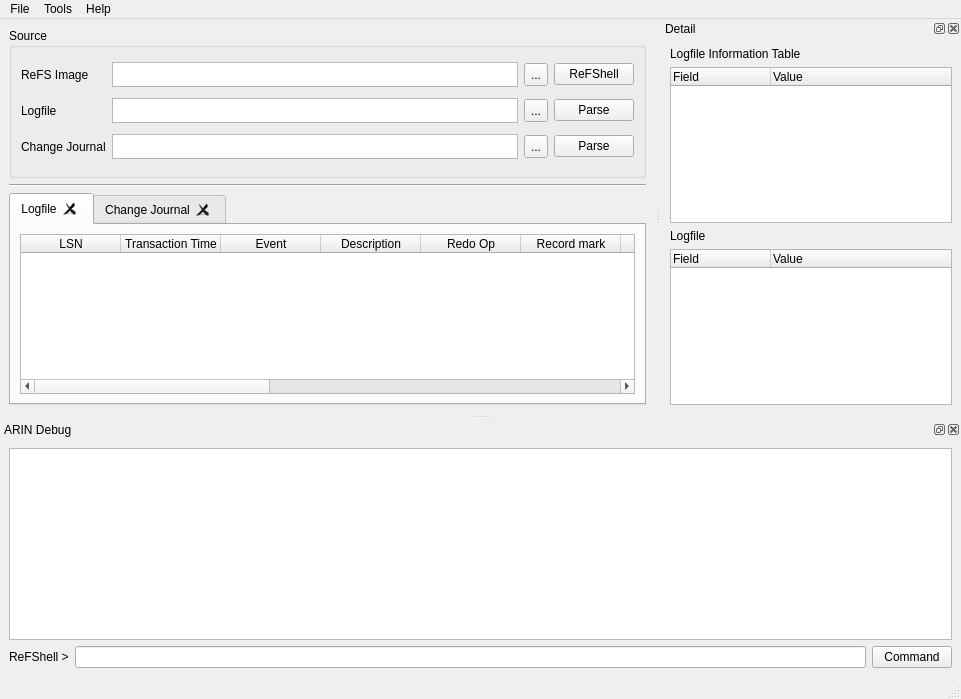
<?xml version="1.0" encoding="UTF-8"?>
<ui version="4.0">
 <author>L.Seonho</author>
 <class>MainWindow</class>
 <widget class="QMainWindow" name="MainWindow">
  <property name="geometry">
   <rect>
    <x>0</x>
    <y>0</y>
    <width>961</width>
    <height>699</height>
   </rect>
  </property>
  <property name="sizePolicy">
   <sizepolicy hsizetype="MinimumExpanding" vsizetype="MinimumExpanding">
    <horstretch>0</horstretch>
    <verstretch>0</verstretch>
   </sizepolicy>
  </property>
  <property name="minimumSize">
   <size>
    <width>900</width>
    <height>600</height>
   </size>
  </property>
  <property name="windowTitle">
   <string>ARIN</string>
  </property>
  <widget class="QWidget" name="centralwidget">
   <layout class="QHBoxLayout" name="horizontalLayout">
    <item>
     <layout class="QVBoxLayout" name="verticalLayout">
      <item>
       <widget class="QGroupBox" name="groupBox">
        <property name="sizePolicy">
         <sizepolicy hsizetype="Preferred" vsizetype="Fixed">
          <horstretch>0</horstretch>
          <verstretch>0</verstretch>
         </sizepolicy>
        </property>
        <property name="minimumSize">
         <size>
          <width>0</width>
          <height>150</height>
         </size>
        </property>
        <property name="title">
         <string>Source</string>
        </property>
        <layout class="QGridLayout" name="gridLayout">
         <item row="6" column="1">
          <widget class="QPlainTextEdit" name="pte_chgjrnl">
           <property name="maximumSize">
            <size>
             <width>16777215</width>
             <height>25</height>
            </size>
           </property>
           <property name="readOnly">
            <bool>true</bool>
           </property>
          </widget>
         </item>
         <item row="0" column="2">
          <widget class="QToolButton" name="tbt_open_image">
           <property name="minimumSize">
            <size>
             <width>0</width>
             <height>23</height>
            </size>
           </property>
           <property name="text">
            <string>...</string>
           </property>
          </widget>
         </item>
         <item row="0" column="0">
          <widget class="QLabel" name="label">
           <property name="text">
            <string>ReFS Image </string>
           </property>
          </widget>
         </item>
         <item row="6" column="0">
          <widget class="QLabel" name="label_5">
           <property name="text">
            <string>Change Journal</string>
           </property>
          </widget>
         </item>
         <item row="0" column="1">
          <widget class="QPlainTextEdit" name="pte_image_path">
           <property name="sizePolicy">
            <sizepolicy hsizetype="Expanding" vsizetype="Expanding">
             <horstretch>0</horstretch>
             <verstretch>0</verstretch>
            </sizepolicy>
           </property>
           <property name="maximumSize">
            <size>
             <width>16777215</width>
             <height>25</height>
            </size>
           </property>
           <property name="readOnly">
            <bool>true</bool>
           </property>
          </widget>
         </item>
         <item row="3" column="1">
          <widget class="QPlainTextEdit" name="pte_logfile">
           <property name="maximumSize">
            <size>
             <width>16777215</width>
             <height>25</height>
            </size>
           </property>
           <property name="readOnly">
            <bool>true</bool>
           </property>
          </widget>
         </item>
         <item row="3" column="0">
          <widget class="QLabel" name="label_3">
           <property name="text">
            <string>Logfile</string>
           </property>
          </widget>
         </item>
         <item row="0" column="3">
          <widget class="QPushButton" name="pb_shell">
           <property name="text">
            <string>ReFShell</string>
           </property>
          </widget>
         </item>
         <item row="3" column="2">
          <widget class="QToolButton" name="tbt_open_logfile">
           <property name="minimumSize">
            <size>
             <width>0</width>
             <height>23</height>
            </size>
           </property>
           <property name="text">
            <string>...</string>
           </property>
          </widget>
         </item>
         <item row="3" column="3">
          <widget class="QPushButton" name="pb_logfile_parse">
           <property name="text">
            <string>Parse</string>
           </property>
          </widget>
         </item>
         <item row="6" column="2">
          <widget class="QToolButton" name="tbt_open_chgjrnl">
           <property name="minimumSize">
            <size>
             <width>0</width>
             <height>23</height>
            </size>
           </property>
           <property name="text">
            <string>...</string>
           </property>
          </widget>
         </item>
         <item row="6" column="3">
          <widget class="QPushButton" name="pb_chgjrnl_parse">
           <property name="text">
            <string>Parse</string>
           </property>
          </widget>
         </item>
        </layout>
       </widget>
      </item>
      <item>
       <widget class="Line" name="line">
        <property name="orientation">
         <enum>Qt::Horizontal</enum>
        </property>
       </widget>
      </item>
      <item>
       <widget class="QTabWidget" name="tabWidget">
        <property name="enabled">
         <bool>true</bool>
        </property>
        <property name="currentIndex">
         <number>0</number>
        </property>
        <property name="tabsClosable">
         <bool>true</bool>
        </property>
        <property name="movable">
         <bool>true</bool>
        </property>
        <widget class="QWidget" name="tab_2">
         <property name="enabled">
          <bool>true</bool>
         </property>
         <attribute name="title">
          <string>Logfile</string>
         </attribute>
         <layout class="QVBoxLayout" name="verticalLayout_7">
          <item>
           <widget class="QTableWidget" name="tb_logfile">
            <property name="editTriggers">
             <set>QAbstractItemView::NoEditTriggers</set>
            </property>
            <property name="dragEnabled">
             <bool>false</bool>
            </property>
            <property name="dragDropOverwriteMode">
             <bool>false</bool>
            </property>
            <property name="alternatingRowColors">
             <bool>true</bool>
            </property>
            <property name="selectionBehavior">
             <enum>QAbstractItemView::SelectRows</enum>
            </property>
            <property name="textElideMode">
             <enum>Qt::ElideMiddle</enum>
            </property>
            <property name="sortingEnabled">
             <bool>false</bool>
            </property>
            <attribute name="verticalHeaderVisible">
             <bool>false</bool>
            </attribute>
            <attribute name="verticalHeaderDefaultSectionSize">
             <number>23</number>
            </attribute>
            <attribute name="verticalHeaderStretchLastSection">
             <bool>true</bool>
            </attribute>
            <column>
             <property name="text">
              <string>LSN</string>
             </property>
             <property name="textAlignment">
              <set>AlignCenter</set>
             </property>
            </column>
            <column>
             <property name="text">
              <string>Transaction Time</string>
             </property>
             <property name="textAlignment">
              <set>AlignCenter</set>
             </property>
            </column>
            <column>
             <property name="text">
              <string>Event</string>
             </property>
             <property name="textAlignment">
              <set>AlignCenter</set>
             </property>
            </column>
            <column>
             <property name="text">
              <string>Description</string>
             </property>
             <property name="textAlignment">
              <set>AlignCenter</set>
             </property>
            </column>
            <column>
             <property name="text">
              <string>Redo Op</string>
             </property>
             <property name="textAlignment">
              <set>AlignCenter</set>
             </property>
            </column>
            <column>
             <property name="text">
              <string>Record mark</string>
             </property>
             <property name="textAlignment">
              <set>AlignCenter</set>
             </property>
            </column>
            <column>
             <property name="text">
              <string>Seq No</string>
             </property>
             <property name="textAlignment">
              <set>AlignCenter</set>
             </property>
            </column>
            <column>
             <property name="text">
              <string>End mark</string>
             </property>
             <property name="textAlignment">
              <set>AlignCenter</set>
             </property>
            </column>
            <column>
             <property name="text">
              <string>Path</string>
             </property>
             <property name="textAlignment">
              <set>AlignCenter</set>
             </property>
            </column>
            <column>
             <property name="text">
              <string>File Name</string>
             </property>
             <property name="textAlignment">
              <set>AlignCenter</set>
             </property>
            </column>
            <column>
             <property name="text">
              <string>Creation Time</string>
             </property>
             <property name="textAlignment">
              <set>AlignCenter</set>
             </property>
            </column>
            <column>
             <property name="text">
              <string>Modified Time</string>
             </property>
             <property name="textAlignment">
              <set>AlignCenter</set>
             </property>
            </column>
            <column>
             <property name="text">
              <string>Changed Time</string>
             </property>
             <property name="textAlignment">
              <set>AlignCenter</set>
             </property>
            </column>
            <column>
             <property name="text">
              <string>Accessed Time</string>
             </property>
             <property name="textAlignment">
              <set>AlignCenter</set>
             </property>
            </column>
            <column>
             <property name="text">
              <string>File LCN</string>
             </property>
             <property name="textAlignment">
              <set>AlignCenter</set>
             </property>
            </column>
           </widget>
          </item>
         </layout>
        </widget>
        <widget class="QWidget" name="tab_3">
         <attribute name="title">
          <string>Change Journal</string>
         </attribute>
         <layout class="QVBoxLayout" name="verticalLayout_8">
          <item>
           <widget class="QTableWidget" name="tb_chgjrnl">
            <attribute name="verticalHeaderVisible">
             <bool>false</bool>
            </attribute>
            <attribute name="verticalHeaderDefaultSectionSize">
             <number>23</number>
            </attribute>
            <column>
             <property name="text">
              <string>USN</string>
             </property>
            </column>
            <column>
             <property name="text">
              <string>Timestamp</string>
             </property>
            </column>
            <column>
             <property name="text">
              <string>File Name</string>
             </property>
            </column>
            <column>
             <property name="text">
              <string>Reason</string>
             </property>
            </column>
            <column>
             <property name="text">
              <string>Source Info</string>
             </property>
            </column>
            <column>
             <property name="text">
              <string>File Attribute</string>
             </property>
            </column>
            <column>
             <property name="text">
              <string>File Ref No</string>
             </property>
            </column>
            <column>
             <property name="text">
              <string>Parent Ref No</string>
             </property>
            </column>
           </widget>
          </item>
         </layout>
        </widget>
       </widget>
      </item>
     </layout>
    </item>
   </layout>
  </widget>
  <widget class="QMenuBar" name="menubar">
   <property name="geometry">
    <rect>
     <x>0</x>
     <y>0</y>
     <width>961</width>
     <height>21</height>
    </rect>
   </property>
   <widget class="QMenu" name="menuFile">
    <property name="title">
     <string>File</string>
    </property>
    <widget class="QMenu" name="menuExport">
     <property name="title">
      <string>Export</string>
     </property>
     <addaction name="actionCSV"/>
     <addaction name="actionSQLite"/>
    </widget>
    <addaction name="actionOpen_Image"/>
    <addaction name="actionOpen_Drive"/>
    <addaction name="separator"/>
    <addaction name="menuExport"/>
    <addaction name="separator"/>
    <addaction name="actionExit"/>
   </widget>
   <widget class="QMenu" name="menuHelp">
    <property name="title">
     <string>Help</string>
    </property>
    <addaction name="actionAbout"/>
   </widget>
   <widget class="QMenu" name="menuTools">
    <property name="title">
     <string>Tools</string>
    </property>
    <addaction name="actionExtract_Logfile"/>
    <addaction name="actionExtract_Change_Journal"/>
    <addaction name="separator"/>
   </widget>
   <addaction name="menuFile"/>
   <addaction name="menuTools"/>
   <addaction name="menuHelp"/>
  </widget>
  <widget class="QStatusBar" name="statusbar">
   <property name="enabled">
    <bool>true</bool>
   </property>
  </widget>
  <widget class="QDockWidget" name="dockWidget_7">
   <property name="minimumSize">
    <size>
     <width>300</width>
     <height>321</height>
    </size>
   </property>
   <property name="floating">
    <bool>false</bool>
   </property>
   <property name="features">
    <set>QDockWidget::AllDockWidgetFeatures</set>
   </property>
   <property name="allowedAreas">
    <set>Qt::LeftDockWidgetArea|Qt::RightDockWidgetArea</set>
   </property>
   <property name="windowTitle">
    <string>Detail</string>
   </property>
   <attribute name="dockWidgetArea">
    <number>2</number>
   </attribute>
   <widget class="QWidget" name="dockWidgetContents_7">
    <layout class="QVBoxLayout" name="verticalLayout_3">
     <item>
      <layout class="QVBoxLayout" name="verticalLayout_2">
       <item>
        <widget class="QLabel" name="label_2">
         <property name="text">
          <string>Logfile Information Table</string>
         </property>
        </widget>
       </item>
       <item>
        <widget class="QTreeWidget" name="tw_loginfo">
         <column>
          <property name="text">
           <string>Field</string>
          </property>
         </column>
         <column>
          <property name="text">
           <string>Value</string>
          </property>
         </column>
        </widget>
       </item>
       <item>
        <widget class="QLabel" name="label_6">
         <property name="text">
          <string>Logfile</string>
         </property>
        </widget>
       </item>
       <item>
        <widget class="QTreeWidget" name="treeWidget_2">
         <column>
          <property name="text">
           <string>Field</string>
          </property>
         </column>
         <column>
          <property name="text">
           <string>Value</string>
          </property>
         </column>
        </widget>
       </item>
      </layout>
     </item>
    </layout>
   </widget>
  </widget>
  <widget class="QDockWidget" name="dockWidget_4">
   <property name="floating">
    <bool>false</bool>
   </property>
   <property name="allowedAreas">
    <set>Qt::BottomDockWidgetArea</set>
   </property>
   <property name="windowTitle">
    <string>ARIN Debug</string>
   </property>
   <attribute name="dockWidgetArea">
    <number>8</number>
   </attribute>
   <widget class="QWidget" name="dockWidgetContents_4">
    <layout class="QVBoxLayout" name="verticalLayout_4">
     <item>
      <widget class="QTextEdit" name="debug_view">
       <property name="undoRedoEnabled">
        <bool>false</bool>
       </property>
       <property name="readOnly">
        <bool>true</bool>
       </property>
      </widget>
     </item>
     <item>
      <layout class="QHBoxLayout" name="horizontalLayout_2">
       <item>
        <widget class="QLabel" name="label_4">
         <property name="text">
          <string>ReFShell &gt;</string>
         </property>
        </widget>
       </item>
       <item>
        <widget class="QLineEdit" name="sh_cmd"/>
       </item>
       <item>
        <widget class="QPushButton" name="pb_sh_cmd">
         <property name="text">
          <string>Command</string>
         </property>
        </widget>
       </item>
      </layout>
     </item>
    </layout>
   </widget>
  </widget>
  <action name="actionOpen_Image">
   <property name="text">
    <string>Open Image</string>
   </property>
  </action>
  <action name="actionExit">
   <property name="text">
    <string>Exit</string>
   </property>
  </action>
  <action name="actionAbout">
   <property name="text">
    <string>About</string>
   </property>
  </action>
  <action name="actionDebug_Level">
   <property name="text">
    <string>Debug Level</string>
   </property>
  </action>
  <action name="actionExtract_Logfile">
   <property name="text">
    <string>Extract Logfile</string>
   </property>
  </action>
  <action name="actionExtract_Change_Journal">
   <property name="text">
    <string>Extract Change Journal</string>
   </property>
  </action>
  <action name="actionCSV">
   <property name="text">
    <string>CSV</string>
   </property>
  </action>
  <action name="actionSQLite">
   <property name="text">
    <string>SQLite</string>
   </property>
  </action>
  <action name="actionOpen_Drive">
   <property name="text">
    <string>Open Drive</string>
   </property>
  </action>
 </widget>
 <tabstops>
  <tabstop>pte_image_path</tabstop>
  <tabstop>tbt_open_image</tabstop>
  <tabstop>pb_shell</tabstop>
  <tabstop>pte_logfile</tabstop>
  <tabstop>tbt_open_logfile</tabstop>
  <tabstop>pb_logfile_parse</tabstop>
  <tabstop>pte_chgjrnl</tabstop>
  <tabstop>tbt_open_chgjrnl</tabstop>
  <tabstop>pb_chgjrnl_parse</tabstop>
  <tabstop>tabWidget</tabstop>
  <tabstop>tb_logfile</tabstop>
  <tabstop>tb_chgjrnl</tabstop>
  <tabstop>tw_loginfo</tabstop>
  <tabstop>treeWidget_2</tabstop>
 </tabstops>
 <resources/>
 <connections/>
 <designerdata>
  <property name="gridDeltaX">
   <number>10</number>
  </property>
  <property name="gridDeltaY">
   <number>10</number>
  </property>
  <property name="gridSnapX">
   <bool>true</bool>
  </property>
  <property name="gridSnapY">
   <bool>true</bool>
  </property>
  <property name="gridVisible">
   <bool>true</bool>
  </property>
 </designerdata>
</ui>
